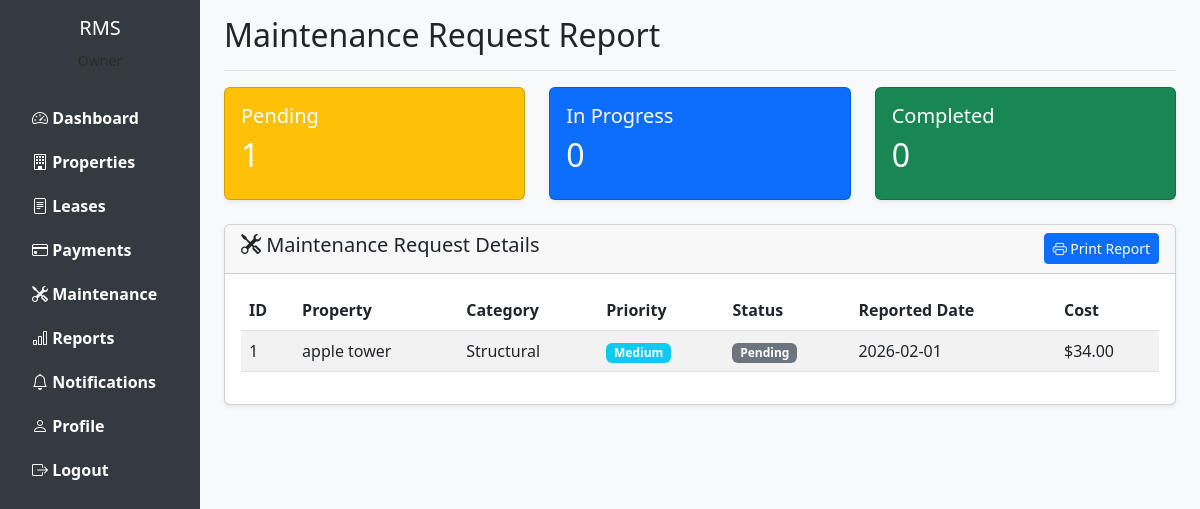
Page /reports/maintenance (signed in) on the committed database.
### models.py (models this page shows)
class MaintenanceRequest(db.Model):
    __tablename__ = 'maintenance_requests'
    id = db.Column(db.Integer, primary_key=True)
    property_id = db.Column(db.Integer, db.ForeignKey('properties.id'), nullable=False)
    tenant_id = db.Column(db.Integer, db.ForeignKey('users.id'), nullable=False)
    staff_id = db.Column(db.Integer, db.ForeignKey('users.id'))
    title = db.Column(db.String(200), nullable=False)
    description = db.Column(db.Text, nullable=False)
    category = db.Column(db.String(50))
    priority = db.Column(db.String(20), default='medium')
    status = db.Column(db.String(20), default='pending')
    reported_date = db.Column(db.DateTime, default=datetime.utcnow)
    assigned_date = db.Column(db.DateTime)
    completed_date = db.Column(db.DateTime)
    cost = db.Column(db.Float)
    resolution_notes = db.Column(db.Text)

class Property(db.Model):
    __tablename__ = 'properties'
    id = db.Column(db.Integer, primary_key=True)
    owner_id = db.Column(db.Integer, db.ForeignKey('users.id'), nullable=False)
    property_type = db.Column(db.String(50), nullable=False)
    title = db.Column(db.String(200), nullable=False)
    address = db.Column(db.Text, nullable=False)
    city = db.Column(db.String(100))
    state = db.Column(db.String(100))
    zip_code = db.Column(db.String(20))
    bedrooms = db.Column(db.Integer)
    bathrooms = db.Column(db.Integer)
    area_sqft = db.Column(db.Float)
    rent_amount = db.Column(db.Float, nullable=False)
    security_deposit = db.Column(db.Float)
    description = db.Column(db.Text)
    amenities = db.Column(db.Text)
    availability_status = db.Column(db.String(20), default='available')
    image_path = db.Column(db.String(255))
    created_at = db.Column(db.DateTime, default=datetime.utcnow)
    updated_at = db.Column(db.DateTime, default=datetime.utcnow, onupdate=datetime.utcnow)
    leases = db.relationship('Lease', backref='property', lazy=True)
    maintenance_requests = db.relationship('MaintenanceRequest', backref='property', lazy=True)

### routes.py (the view)
@current_app.route('/reports/maintenance')
@login_required
@role_required('admin', 'owner')
def maintenance_report():
    if current_user.role == 'owner':
        requests = MaintenanceRequest.query.join(Property).filter(
            Property.owner_id == current_user.id
        ).all()
    else:
        requests = MaintenanceRequest.query.all()
    pending = sum(1 for r in requests if r.status == 'pending')
    in_progress = sum(1 for r in requests if r.status == 'in_progress')
    completed = sum(1 for r in requests if r.status == 'completed')
    return render_template('reports/maintenance.html',
                         requests=requests,
                         pending=pending,
                         in_progress=in_progress,
                         completed=completed)

### app.py (called while the page is built)
def create_app():
    app = Flask(__name__)
    app.config['SECRET_KEY'] = 'your-secret-key-change-in-production'
    app.config['SQLALCHEMY_DATABASE_URI'] = 'sqlite:///rental_management.db'
    app.config['SQLALCHEMY_TRACK_MODIFICATIONS'] = False
    app.config['UPLOAD_FOLDER'] = 'static/uploads'
    os.makedirs(app.config['UPLOAD_FOLDER'], exist_ok=True)
    db.init_app(app)
    login_manager.init_app(app)
    migrate.init_app(app, db)
    login_manager.login_view = 'login'
    login_manager.login_message = 'Please log in to access this page.'
    with app.app_context():
        from models import User
        @login_manager.user_loader
        def load_user(user_id):
            return User.query.get(int(user_id))
        import routes
        db.create_all()
    return app

### routes.py (called while the page is built)
def role_required(*roles):
    def decorator(f):
        @wraps(f)
        def decorated_function(*args, **kwargs):
            if not current_user.is_authenticated or current_user.role not in roles:
                flash('You do not have permission to access this page.', 'danger')
                return redirect(url_for('dashboard'))
            return f(*args, **kwargs)
        return decorated_function
    return decorator

### templates/reports/maintenance.html (shortened to what this page needs)
{% extends "base.html" %}
{% block page_title %}Maintenance Request Report{% endblock %}
{% block content %}
<div class="row mb-4">
    <div class="col-md-4">
        <div class="card text-white bg-warning">
            <div class="card-body">
                <h5 class="card-title">Pending</h5>
                <h2>{{ pending }}</h2>
            </div>
        </div>
    </div>
    <div class="col-md-4">
        <div class="card text-white bg-primary">
            <div class="card-body">
                <h5 class="card-title">In Progress</h5>
                <h2>{{ in_progress }}</h2>
            </div>
        </div>
    </div>
    <div class="col-md-4">
        <div class="card text-white bg-success">
            <div class="card-body">
                <h5 class="card-title">Completed</h5>
                <h2>{{ completed }}</h2>
            </div>
        </div>
    </div>
</div>
<div class="card">
    <div class="card-header d-flex justify-content-between align-items-center">
        <h5><i class="bi bi-tools"></i> Maintenance Request Details</h5>
        <button onclick="window.print()" class="btn btn-sm btn-primary">
            <i class="bi bi-printer"></i> Print Report
        </button>
    </div>
    <div class="card-body">
        <div class="table-responsive">
            <table class="table table-striped">
                <thead>
                    <tr>
                        <th>ID</th>
                        <th>Property</th>
                        <th>Category</th>
                        <th>Priority</th>
                        <th>Status</th>
                        <th>Reported Date</th>
                        <th>Cost</th>
                    </tr>
                </thead>
                <tbody>
                    {% for request in requests %}
                    <tr>
                        <td>{{ request.id }}</td>
                        <td>{{ request.property.title }}</td>
                        <td>{{ request.category|title }}</td>
                        <td>
                            <span class="badge bg-{{ 'danger' if request.priority == 'urgent' else 'warning' if request.priority == 'high' else 'info' }}">
                                {{ request.priority|title }}
                            </span>
                        </td>
                        <td>
                            <span class="badge bg-{{ 'success' if request.status == 'completed' else 'primary' if request.status == 'in_progress' else 'secondary' }}">
                                {{ request.status|replace('_', ' ')|title }}
                            </span>
                        </td>
                        <td>{{ request.reported_date.strftime('%Y-%m-%d') }}</td>
                        <td>${{ "%.2f"|format(request.cost or 0) }}</td>
                    </tr>
                    {% endfor %}
                </tbody>
            </table>
        </div>
    </div>
</div>
{% endblock %}

### templates/base.html (style rules this page uses)
body { min-height: 100vh; background-color: #f8f9fa; }
.card { box-shadow: 0 0.125rem 0.25rem rgba(0,0,0,0.075); }

### rows in the picture
MaintenanceRequest: id "1", property "apple tower", category "Structural", priority "Medium", status "Pending", reported_date "2026-02-01", cost "34.00"

### other values in the picture
{{ pending }} "1"
{{ in_progress }} "0"
{{ completed }} "0"
